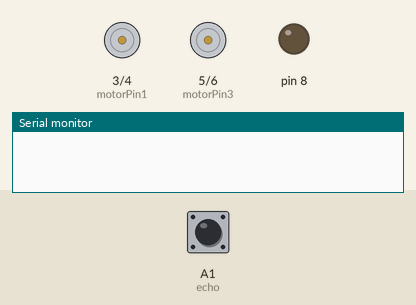
A sketch run on a simulated Arduino Uno, built with avr-gcc and run on an emulated ATmega328P. Parts: motor-driver pin pairs drawn as motors (green arrow = first pin HIGH = forward, orange = second pin HIGH = backward, longer = more drive), output pins drawn as LEDs (lit = HIGH), the last lines printed to the serial monitor. The test bench sets the inputs (shaded band); at power-on: A1 (echo) LOW.

Above: at 0.1 s.
At 1.2 s:
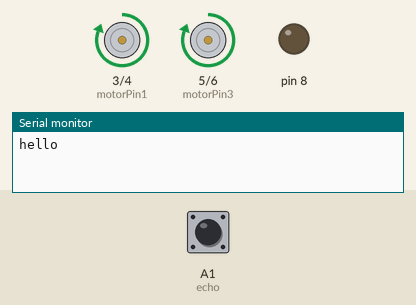
1.3 s: A1 (echo) pulsed HIGH 2 times (0.12 s each, 0.3 s apart)
At 2.4 s:
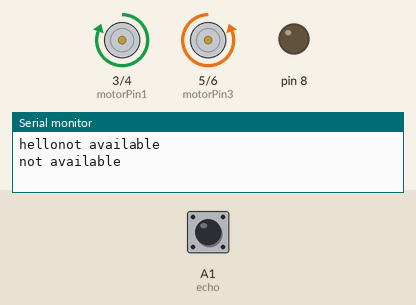
Timing chart, 0 to 4.3 s (numbered marks = the images above; inputs shaded):
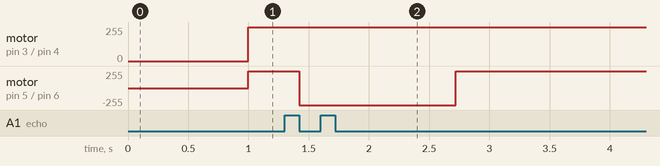

Measured:
- after the input at 1.3 s, motor on pin 5 (motorPin3) / pin 6 (motorPin4): forward 255/255 → backward 255/255 after 0.12 s, → forward 255/255 1.3 s later

The sketch:

abstacle_avoding.ino
```cpp
int trig=A0;
int echo=A1;
int motorPin1= 3;
int motorPin2= 4;
int motorPin3= 5; //REVerse motion of Right motor
int motorPin4= 6;
void setup() {
  // put your setup code here, to run once:
pinMode(8, OUTPUT);
pinMode(9,INPUT);
pinMode(3, OUTPUT);
pinMode(4, OUTPUT);
pinMode(5, OUTPUT);
pinMode(6, OUTPUT);
Serial.begin(9600);
}

void loop() {
  long distance;
  digitalWrite(trig, LOW);
  delayMicroseconds(5);
  digitalWrite(trig, HIGH);
  delayMicroseconds(5);
  digitalWrite(trig, LOW);
  delayMicroseconds(5);
  float duration=pulseIn(echo,HIGH);

  distance =(0.432*duration)/2;
  if(distance<=15)
 {
  digitalWrite(motorPin1,HIGH );
  digitalWrite(motorPin2,LOW);
  digitalWrite(motorPin3,HIGH);
  digitalWrite(motorPin4,LOW);
  Serial.print("hello");
  delay(50);
 }
 if(distance>15)
 {
  Serial.println("not available");
  digitalWrite(motorPin1,HIGH);
 digitalWrite(motorPin2,LOW);      //right motor rotates forward and left motor backward
 digitalWrite(motorPin3,LOW);
 digitalWrite(motorPin4,HIGH);
 }
}
```
